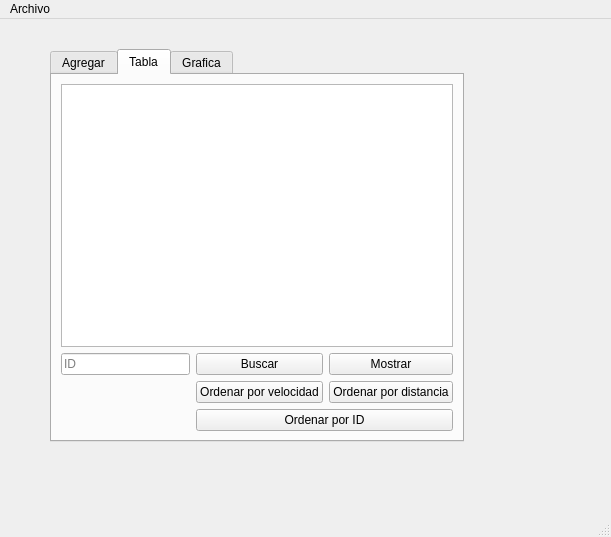
<?xml version="1.0" encoding="UTF-8"?>
<ui version="4.0">
 <class>MainWindow</class>
 <widget class="QMainWindow" name="MainWindow">
  <property name="geometry">
   <rect>
    <x>0</x>
    <y>0</y>
    <width>611</width>
    <height>537</height>
   </rect>
  </property>
  <property name="windowTitle">
   <string>MainWindow</string>
  </property>
  <widget class="QWidget" name="centralwidget">
   <widget class="QTabWidget" name="grafica">
    <property name="geometry">
     <rect>
      <x>50</x>
      <y>30</y>
      <width>414</width>
      <height>393</height>
     </rect>
    </property>
    <property name="currentIndex">
     <number>1</number>
    </property>
    <widget class="QWidget" name="tap">
     <attribute name="title">
      <string>Agregar</string>
     </attribute>
     <layout class="QGridLayout" name="gridLayout">
      <item row="0" column="0">
       <widget class="QGroupBox" name="groupBox">
        <property name="title">
         <string>PARTICULAS</string>
        </property>
        <layout class="QGridLayout" name="gridLayout_2">
         <item row="0" column="0">
          <widget class="QLabel" name="label">
           <property name="text">
            <string>ID</string>
           </property>
          </widget>
         </item>
         <item row="0" column="1">
          <widget class="QSpinBox" name="ID_spinBox"/>
         </item>
         <item row="1" column="0">
          <widget class="QLabel" name="label_2">
           <property name="text">
            <string>ORIGEN X</string>
           </property>
          </widget>
         </item>
         <item row="1" column="1">
          <widget class="QSpinBox" name="ORIGEN_X_spinBox"/>
         </item>
         <item row="2" column="0">
          <widget class="QLabel" name="label_3">
           <property name="text">
            <string>ORIGEN Y</string>
           </property>
          </widget>
         </item>
         <item row="2" column="1">
          <widget class="QSpinBox" name="ORIGEN_Y_spinBox"/>
         </item>
         <item row="3" column="0">
          <widget class="QLabel" name="x_label">
           <property name="text">
            <string>DESTINO X</string>
           </property>
          </widget>
         </item>
         <item row="3" column="1">
          <widget class="QSpinBox" name="x_spinBox">
           <property name="maximum">
            <number>500</number>
           </property>
          </widget>
         </item>
         <item row="4" column="0">
          <widget class="QLabel" name="y_label">
           <property name="text">
            <string>DESTINO Y</string>
           </property>
          </widget>
         </item>
         <item row="4" column="1">
          <widget class="QSpinBox" name="y_spinBox">
           <property name="maximum">
            <number>500</number>
           </property>
          </widget>
         </item>
         <item row="5" column="0">
          <widget class="QLabel" name="velocidad_label">
           <property name="text">
            <string>VELOCIDAD</string>
           </property>
          </widget>
         </item>
         <item row="5" column="1">
          <widget class="QSpinBox" name="velocidad_spinBox">
           <property name="maximum">
            <number>1000</number>
           </property>
          </widget>
         </item>
         <item row="6" column="0">
          <widget class="QLabel" name="rojo_label">
           <property name="text">
            <string>ROJO</string>
           </property>
          </widget>
         </item>
         <item row="6" column="1">
          <widget class="QSpinBox" name="rojo_spinBox">
           <property name="maximum">
            <number>255</number>
           </property>
          </widget>
         </item>
         <item row="7" column="0">
          <widget class="QLabel" name="verde_label">
           <property name="text">
            <string>VERDE</string>
           </property>
          </widget>
         </item>
         <item row="7" column="1">
          <widget class="QSpinBox" name="verde_spinBox"/>
         </item>
         <item row="8" column="0">
          <widget class="QLabel" name="azul_label">
           <property name="text">
            <string>AZUL</string>
           </property>
          </widget>
         </item>
         <item row="8" column="1">
          <widget class="QSpinBox" name="azul_spinBox"/>
         </item>
         <item row="9" column="0" colspan="2">
          <widget class="QPushButton" name="FINAL_pushButton">
           <property name="text">
            <string>AGREGAR AL FINAL</string>
           </property>
          </widget>
         </item>
         <item row="10" column="0" colspan="2">
          <widget class="QPushButton" name="inicio_pushButton">
           <property name="text">
            <string>AGREGAR AL INICIO</string>
           </property>
          </widget>
         </item>
         <item row="11" column="0" colspan="2">
          <widget class="QPushButton" name="mostrar_pushButton">
           <property name="text">
            <string>MOSTRAR</string>
           </property>
          </widget>
         </item>
        </layout>
       </widget>
      </item>
      <item row="0" column="1">
       <widget class="QPlainTextEdit" name="salida"/>
      </item>
     </layout>
    </widget>
    <widget class="QWidget" name="tab_2">
     <attribute name="title">
      <string>Tabla</string>
     </attribute>
     <layout class="QGridLayout" name="gridLayout_3">
      <item row="0" column="0" colspan="3">
       <widget class="QTableWidget" name="tableWidget"/>
      </item>
      <item row="2" column="2">
       <widget class="QPushButton" name="orden_dist">
        <property name="text">
         <string>Ordenar por distancia</string>
        </property>
       </widget>
      </item>
      <item row="1" column="0">
       <widget class="QLineEdit" name="Buscar_lineEdit">
        <property name="placeholderText">
         <string>ID</string>
        </property>
       </widget>
      </item>
      <item row="1" column="2">
       <widget class="QPushButton" name="mostrar_tabla_pushButton">
        <property name="text">
         <string>Mostrar</string>
        </property>
       </widget>
      </item>
      <item row="1" column="1">
       <widget class="QPushButton" name="buscar_pushButton">
        <property name="text">
         <string>Buscar</string>
        </property>
       </widget>
      </item>
      <item row="2" column="1">
       <widget class="QPushButton" name="orden_vel">
        <property name="text">
         <string>Ordenar por velocidad</string>
        </property>
       </widget>
      </item>
      <item row="3" column="1" colspan="2">
       <widget class="QPushButton" name="orden_id">
        <property name="text">
         <string>Ordenar por ID</string>
        </property>
       </widget>
      </item>
     </layout>
    </widget>
    <widget class="QWidget" name="tab">
     <attribute name="title">
      <string>Grafica</string>
     </attribute>
     <layout class="QGridLayout" name="gridLayout_4">
      <item row="0" column="0" colspan="2">
       <widget class="QGraphicsView" name="graphicsView"/>
      </item>
      <item row="1" column="0">
       <widget class="QPushButton" name="Dibujar">
        <property name="text">
         <string>Dibujar</string>
        </property>
       </widget>
      </item>
      <item row="1" column="1">
       <widget class="QPushButton" name="limpiar">
        <property name="text">
         <string>Limpiar</string>
        </property>
       </widget>
      </item>
     </layout>
    </widget>
   </widget>
  </widget>
  <widget class="QMenuBar" name="menubar">
   <property name="geometry">
    <rect>
     <x>0</x>
     <y>0</y>
     <width>611</width>
     <height>21</height>
    </rect>
   </property>
   <widget class="QMenu" name="menuArchivo">
    <property name="title">
     <string>Archivo</string>
    </property>
    <addaction name="actionAbrir"/>
    <addaction name="actionGuardar"/>
   </widget>
   <addaction name="menuArchivo"/>
  </widget>
  <widget class="QStatusBar" name="statusbar"/>
  <action name="actionAbrir">
   <property name="text">
    <string>Abrir</string>
   </property>
   <property name="shortcut">
    <string>Ctrl+O</string>
   </property>
  </action>
  <action name="actionGuardar">
   <property name="text">
    <string>Guardar</string>
   </property>
   <property name="shortcut">
    <string>Ctrl+S</string>
   </property>
  </action>
 </widget>
 <resources/>
 <connections/>
</ui>
